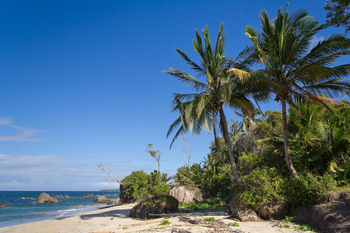
#> input picture openCV-tutorials/images/beach.png, 350 x 233 px
$ python histogram_with_mask.py --image images/beach.png
#> lines starting #> are read from the running program, lines starting #| are printed output that depends on the picture; after the words box and inside, x2 and y2 are one past the last pixel; in counts of white or black regions, pixels touching at a corner belong together
import numpy as np
import cv2 as cv
import argparse
from matplotlib import pyplot as plt

def plot_histogram(image, title, mask = None):
    chans = cv.split(image)
    colors = ('b', "g", 'r')
    plt.figure()
    plt.title(title)
    plt.xlabel("Bins")
    plt.ylabel("# of pixels")

    for (chan, color) in zip(chans, colors):
        hist = cv.calcHist([chan], [0], mask, [256], [0,256])
        plt.plot(hist, color=color)
        plt.xlim([0,256])

ap = argparse.ArgumentParser()
ap.add_argument("-i", "--image", required = True, help = "image path")
args = vars(ap.parse_args())

image = cv.imread(args["image"])
#> image is the input picture: shape (233, 350, 3); mean B, G, R 136, 110.4, 78.6
cv.imshow("original", image)
plot_histogram(image, "histogram for original image")
#> the loop in plot_histogram, `for (chan, color) in zip(chans, colors):` made 3 passes
#> color on passes 1 to 3: 'b', 'g', 'r'

mask = np.zeros(image.shape[:2], dtype = "uint8")
cv.rectangle(mask, (15,15), (130,100), 255, -1)
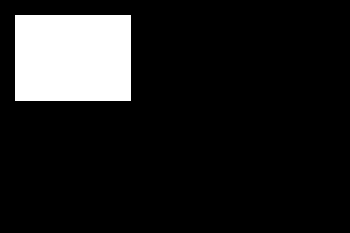
#> mask: shape (233, 350); 12.2% white; 1 white region, box (x1, y1, x2, y2) and area: (15, 15, 131, 101) 9976
cv.imshow("mask", mask)

masked = cv.bitwise_and(image,image, mask= mask)
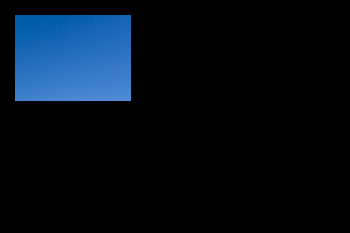
#> masked: shape (233, 350, 3); mean B, G, R 23.3, 13.7, 4.7
cv.imshow("applied mask image", masked)

plot_histogram(image, "histogram for masked image", mask = mask)
#> the loop in plot_histogram (call 2), `for (chan, color) in zip(chans, colors):` made 3 passes
plt.show()
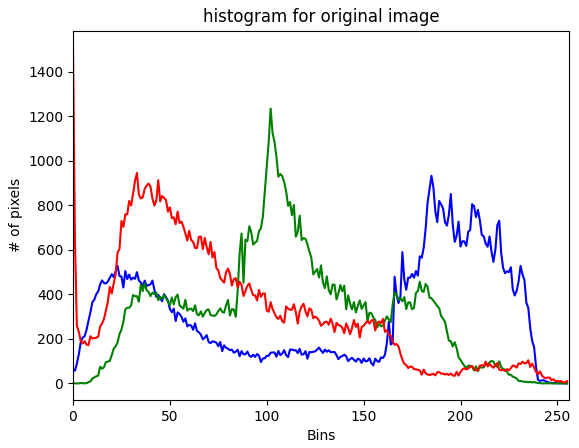
#> figure drawn by matplotlib, 1 panel; curve peaks at x = 185, y = 933; curve peaks at x = 102, y = 1235; curve peaks at x = 0, y = 1510
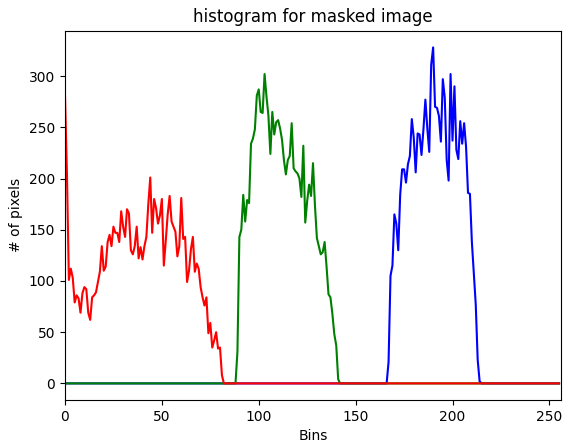
#> figure drawn by matplotlib, 1 panel; curve peaks at x = 190, y = 328; curve peaks at x = 103, y = 302; curve peaks at x = 0, y = 281

$ run again, on openCV-tutorials/images/wave.png
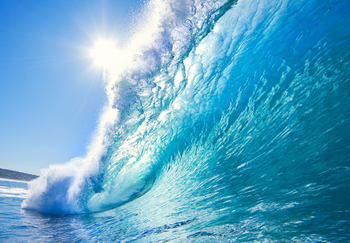
#> input picture openCV-tutorials/images/wave.png, 350 x 243 px
#> image is the input picture: shape (243, 350, 3); mean B, G, R 199.1, 166.5, 93.5
#> the loop in plot_histogram, `for (chan, color) in zip(chans, colors):` made 3 passes
#> color on passes 1 to 3: 'b', 'g', 'r'
#> `cv.rectangle(mask, (15,15), (130,100), 255, -1)`:
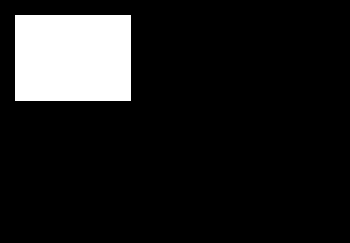
#> mask: shape (243, 350); 11.7% white; 1 white region, box (x1, y1, x2, y2) and area: (15, 15, 131, 101) 9976
#> the loop in plot_histogram (call 2), `for (chan, color) in zip(chans, colors):` made 3 passes
#> `plt.show()`:
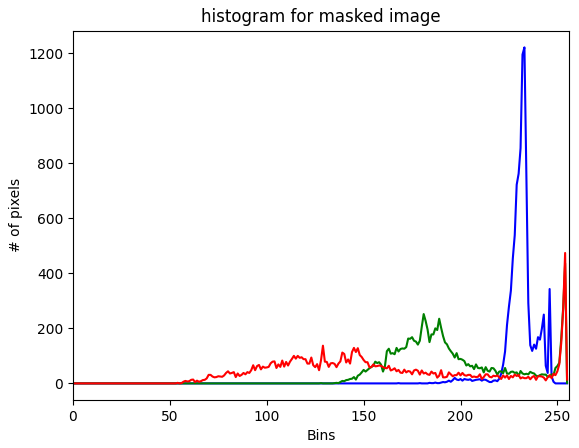
#> figure drawn by matplotlib, 1 panel; curve peaks at x = 233, y = 1221; curve peaks at x = 254, y = 436; curve peaks at x = 254, y = 474
